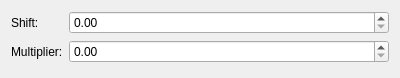
<?xml version="1.0" encoding="UTF-8"?>
<ui version="4.0">
 <class>FMODParamToRTPCWidget</class>
 <widget class="QWidget" name="FMODParamToRTPCWidget">
  <property name="geometry">
   <rect>
    <x>0</x>
    <y>0</y>
    <width>400</width>
    <height>78</height>
   </rect>
  </property>
  <property name="windowTitle">
   <string>Form</string>
  </property>
  <layout class="QFormLayout" name="formLayout">
   <item row="0" column="0">
    <widget class="QLabel" name="label">
     <property name="text">
      <string>Shift:</string>
     </property>
    </widget>
   </item>
   <item row="0" column="1">
    <widget class="QDoubleSpinBox" name="dsb_Shift"/>
   </item>
   <item row="1" column="0">
    <widget class="QLabel" name="label_2">
     <property name="text">
      <string>Multiplier:</string>
     </property>
    </widget>
   </item>
   <item row="1" column="1">
    <widget class="QDoubleSpinBox" name="dsb_Mult"/>
   </item>
  </layout>
 </widget>
 <resources/>
 <connections/>
</ui>
